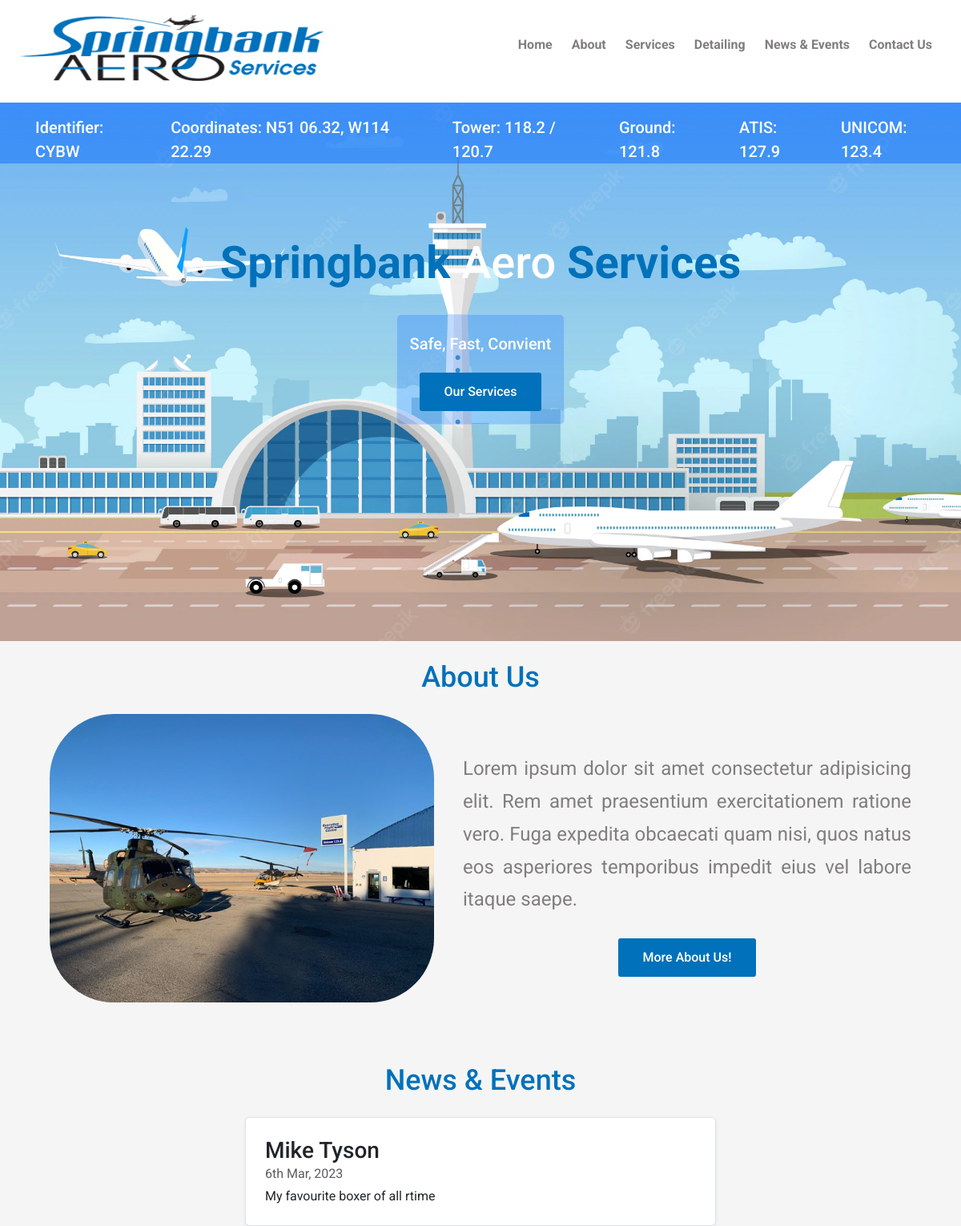
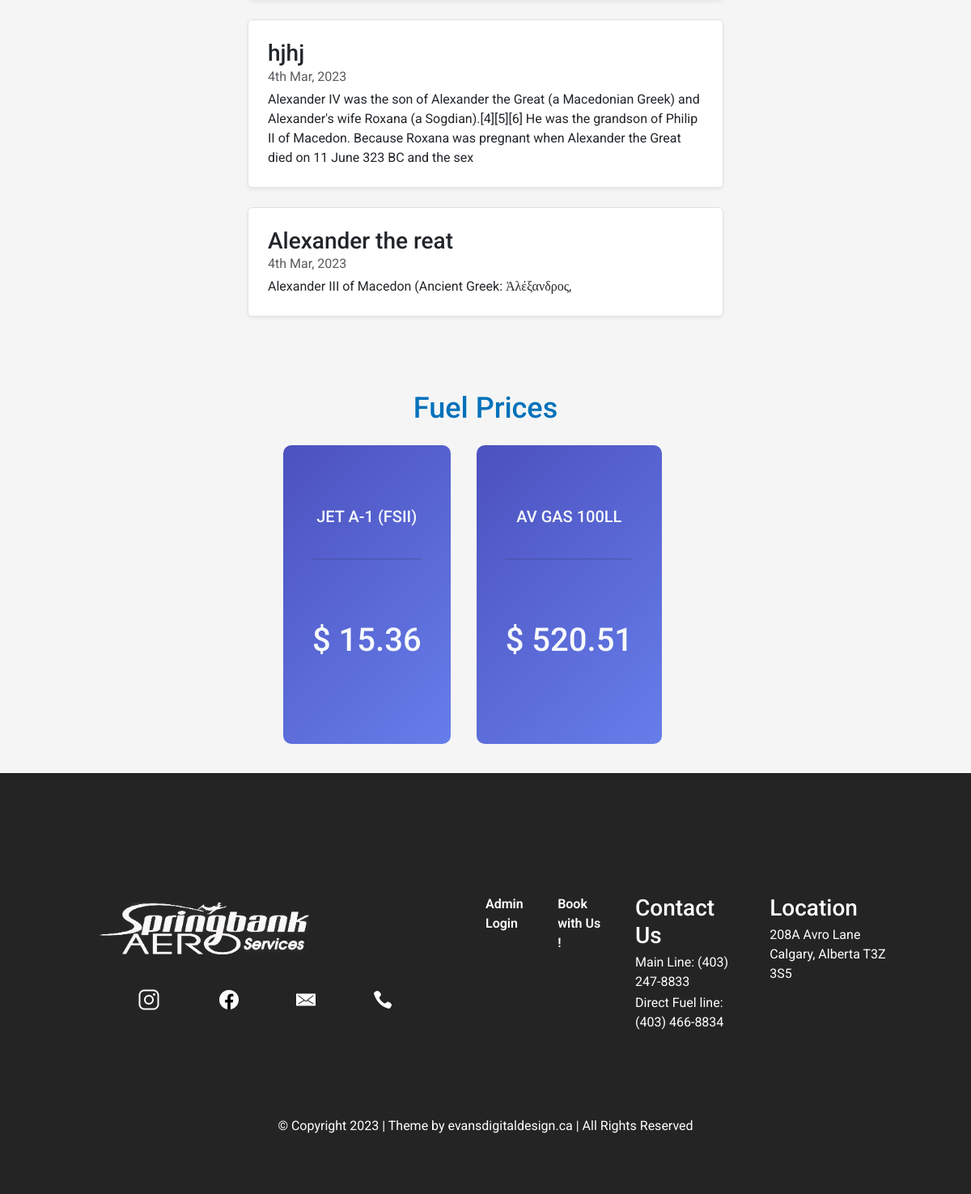
Screenshot of /index1.php with the database file from the repository (2 pictures, top to bottom).
### tables this page shows
CREATE TABLE `posts` (
  `id` int(11) NOT NULL,
  `title` varchar(100) NOT NULL,
  `content` text DEFAULT NULL,
  `date` datetime DEFAULT current_timestamp()
);

CREATE TABLE `jet_a1_price` (
  `id` bigint(20) NOT NULL,
  `price` float NOT NULL,
  `date` timestamp NOT NULL DEFAULT current_timestamp() ON UPDATE current_timestamp()
);

CREATE TABLE `av_gas_price` (
  `id` bigint(20) NOT NULL,
  `price` float NOT NULL,
  `date` timestamp NOT NULL DEFAULT current_timestamp() ON UPDATE current_timestamp()
);

### index1.php (the view, shortened to what this page needs)
<?php
include("connection.php");
        $query = "SELECT * FROM jet_a1_price ORDER BY id DESC LIMIT 1";
        $result = mysqli_query($con, $query);
        $user_data = mysqli_fetch_assoc($result);
        $query2 = "SELECT * FROM av_gas_price ORDER BY id DESC LIMIT 1";
        $result2 = mysqli_query($con, $query2);
        $user_data2 = mysqli_fetch_assoc($result2);
        $query3 = "SELECT * FROM posts ORDER BY id DESC LIMIT 4";
        $result3 = mysqli_query($con,$query3);
        $post_result = mysqli_num_rows($result3);
?>
<!DOCTYPE html>
<html lang="en">
<head>
    <link rel="stylesheet" href="./styles.css">
    <link href="assets/bootstrap/css/bootstrap.min.css" rel="stylesheet">
    <link rel="stylesheet" href="https://cdnjs.cloudflare.com/ajax/libs/font-awesome/4.7.0/css/font-awesome.min.css">
</head>
<body>
    <div class="landing-page">
        <div class="nav__container">
        <nav>
            <figure>
                <a href="./index1.php"><img id="personal-logo" src="./assets/personal-logo.png" alt=""></a>
            </figure>
            <ul class="nav__link--list">
                <li class="nav__link">
                    <a href="./index1.php" class="
                    nav__link--anchor
                    link__hover-effect
                    link__hover-effect--black">Home</a>
                </li>
                <li class="nav__link">
                    <a href="./indexAbout.html" class="
                    nav__link--anchor
                    link__hover-effect
                    link__hover-effect--black">About</a>
                </li>
                <li class="nav__link">
                    <a href="./indexServices.php" class="
                    nav__link--anchor
                    link__hover-effect
                    link__hover-effect--black">Services</a>
                </li>
                <li class="nav__link">
                    <a href="#" class="
                     nav__link--anchor
                     link__hover-effect
                     link__hover-effect--black">Detailing</a>
                </li>
                <li class="nav__link">
                    <a href="./indexNews.php" class="
                    nav__link--anchor
                    link__hover-effect
                    link__hover-effect--black">News & Events</a>
                </li>
                <li class="nav__link">
                    <a href="./indexContact.html" class="
                    nav__link--anchor
                    link__hover-effect
                    link__hover-effect--black">Contact Us</a>
                </li>
            </ul>
        </nav>
        </div>
        <header class="header">
            <div class="info__content bg-primary bg-opacity-50 ">
                <ul class="info__list">
                    <li class="info__item">Identifier: CYBW</li>
                    <li class="info__item">Coordinates: N51 06.32, W114 22.29</li>
                    <li class="info__item">Tower: 118.2 / 120.7</li>
                    <li class="info__item">Ground: 121.8</li>
                    <li class="info__item">ATIS: 127.9</li>
                    <li class="info__item">UNICOM: 123.4</li>
                </ul>
            </div>
            <div class="header__content">
                <h1 class="header__title"><b class="blue">Springbank</b> Aero <b class="blue">Services</b></h1>
                <div class="border border-white border-opacity-25  shadow-none p-3 mb-5 bg-primary rounded bg-opacity-25 d-flex flex-column align-items-center ">
                    <p class="header__para">Safe, Fast, Convient</p>
                    <a href="./indexServices.php">
                        <button class="service__btn">
                            Our Services
                        </button>
                    </a>
                </div>
            </div>
        </header>
        <section id="about-us">
            <h2 class="about-us__title">About Us</h2>
            <div class="about-us--content">
                <figure class="about__img--container">
                    <img class="about__img" src="./assets/about-us--img.jpg" alt="Helicopter Outside Springbank Aero Services">
                </figure>
                <div class="about-us__detail">
                    <p class="about-us--para">Lorem ipsum dolor sit amet consectetur adipisicing elit. Rem amet
                        praesentium exercitationem
                        ratione vero. Fuga expedita obcaecati quam nisi, quos natus eos asperiores temporibus impedit
                        eius vel labore itaque saepe.</p>
                    <a href="./indexAbout.html"><button class="about__btn service__btn">More About Us!</button></a>
            </div>
        </section>
        <section id="events">
            <h2 class="events__title">News & Events</h2>
            <div class="row mb-2 d-flex align-items-center flex-column ">
            <?php
                   for($i=0; $i<$post_result; $i++) {
                    $row = mysqli_fetch_assoc($result3);
                    echo "<div class=\"col-md-6\">
                    <div class=\"row g-0 border
                    rounded overflow-hidden flex-md-row
                    m-auto mb-4 shadow-sm h-md-250 position-relative\">
                    <div class=\"col p-4 d-flex flex-column bg-white position-static\">
                    <h3 class=\"mb-0\">". $row['title'] . "</h3>
                    <div class=\"mb-1 text-muted\">" . date("jS M, Y",strtotime($row['date'])) . "</div>
                    <p class=\"mb-auto\">" . $row['content'] .
                    "</p></div></div></div>";
                   }
                    ?>
            </div>
        </section>
        <section id="fuelPrices">
            <h2 class="fuelPrices__title">Fuel Prices</h2>
            <div class="plans">
                <div class="plan business__plan">
                    <h2 class="plan__title bus">JET A-1 (FSII)</h2>
                    <hr class="business__hr">
                    <h1 class="plan__price bus">$
                        <?php if (isset($user_data['price'])): ?>
                            <?php echo $user_data['price'];?>
                        <?php endif; ?>
                    </h1>
                </div>
                <div class="plan business__plan">
                    <h2 class="plan__title bus">AV GAS 100LL</h2>
                    <hr class="business__hr">
                    <h1 class="plan__price bus">$
                        <?php if (isset($user_data2['price'])): ?>
                            <?php echo $user_data2['price'];?>
                        <?php endif; ?>
                    </h1>
                </div>
            </div>
        </section>
    </div>
</body>
<footer>
    <div class="container">
        <div class="row footer__row">
            <figure class="footer__logo--img-wrapper">
                <a href="#"><img src="./assets/springbank-white.png" class="footer__logo--img" alt="">
            </a>
            </figure>
            <div class="modal__medias">
                <figure class="modal__media">
                    <a href="https://www.instagram.com/springbankaero/" target="_blank">
                        <img class="modal__media--img" src="./assets/instagram-logo.png" alt="Instagram">
                    </a>
                </figure>
                <figure class="modal__media">
                    <a href="" target="_blank">
                        <img class="modal__media--img" src="./assets/facebook-logo-2019.png" alt="Facebook">
                    </a>
                </figure>
                <figure class="modal__media">
                    <a href="mailto: general@springbankaero.com">
                        <img class="modal__media--img" src="./assets/email.png" alt="Email">
                    </a>
                </figure>
                <figure class="modal__media">
                    <a href="">
                        <img class="modal__media--img" src="./assets/phone.png" alt="Phone">
                    </a>
                </figure>
            </div>
            </div>
            <div class="footer__social--list">
            <div class="footer__booking--wrapper">
                <a href="indexLoginPage.php" class="
                footer__booking--link
                link__hover-effect
                link__hover-effect--white
                ">Admin Login</a>
            </div>
            <div class="footer__booking--wrapper">
                <a href="#" class="
                footer__booking--link
                link__hover-effect
                link__hover-effect--white
                ">Book with Us !</a>
            </div>
                <div class="footer__contact--wrapper">
                <h3 class="footer__contact--title">Contact Us</h3>
                <p class="footer__contact--para">Main Line: (403) 247-8833
                </p>
                <p class="footer__contact--para">Direct Fuel line: (403) 466-8834</p>
                </div>
                <div class="footer__location--wrapper">
                    <h3 class="footer__location--title">Location</h3>
                    <p class="footer__location--para">208A Avro Lane Calgary, Alberta T3Z 3S5</p>
                </div>
            </div>
        </div>
    <div class="footer__copyright">© Copyright 2023 | Theme by evansdigitaldesign.ca | All Rights Reserved </div>
</footer>
</html>

### rows the page displays
posts: title "Mike Tyson", date "6th Mar, 2023", content "My favourite boxer of all rtime"
posts: title "hjhj", date "4th Mar, 2023", content "Alexander IV was the son of Alexander the Great (a Macedonian Greek) and Alexander's wife Roxana (a Sogdian).[4][5][6] He was the grandson of Philip II of Macedon. Because Roxana was pregnant when Alexander the Great died on 11 June 323 BC and the sex"
posts: title "Alexander the reat", date "4th Mar, 2023", content "Alexander III of Macedon (Ancient Greek: Ἀλέξανδρος,"
jet_a1_price: price "15.36"
av_gas_price: price "520.51"
